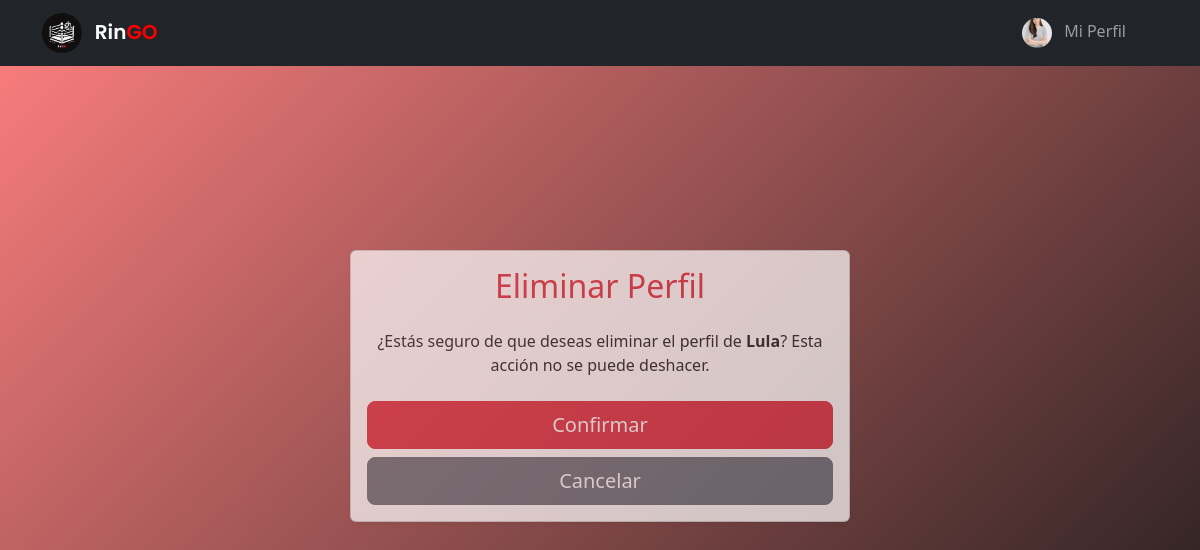
The app's page /perfil/eliminar/28/ (signed in) with its own data.
### usuarios/models.py (models this page shows, shortened)
class Perfil(models.Model):
    user = models.OneToOneField(User, on_delete=models.CASCADE)
    nombre_perfil = models.CharField(max_length=100)
    fecha_nacimiento = models.DateField(null=True, blank=True)
    peso = models.DecimalField(
        max_digits=5,
        decimal_places=2,
        validators=[MinValueValidator(0.1)],
        null=True,
        blank=True,
    )
    deporte = models.CharField(
        max_length=50, choices=[("boxeo", "Boxeo"), ("kickboxing", "Kickboxing")]
    )
    foto = models.ImageField(upload_to="perfil_fotos/", blank=True, null=True)
    genero = models.CharField(
        max_length=20,
        choices=[
            ("masculino", "Masculino"),
            ("femenino", "Femenino"),
            ("prefiero no decir", "Prefiero no decir"),
        ],
        default="otro",
    )

### usuarios/views.py (the view)
class PerfilDeleteView(LoginRequiredMixin, DeleteView):
    model = Perfil
    template_name = "perfil/perfil_confirm_delete.html"
    success_url = reverse_lazy("crear_perfil")

### templates/perfil/perfil_confirm_delete.html (shortened to what this page needs)
{% extends "_base.html" %}
{% block content %}
<div class="container d-flex justify-content-center align-items-center eliminar-card" style="min-height: 80vh;">
  <div class="card shadow-sm" style="width: 100%; max-width: 500px;opacity: 0.7;">
    <div class="card-body text-center">
      <h2 class="card-title text-danger mb-4">Eliminar Perfil</h2>
      <p class="card-text">
        ¿Estás seguro de que deseas eliminar el perfil de <strong>{{ perfil.nombre_perfil }}</strong>? Esta acción no se puede deshacer.
      </p>
      <form method="post" class="mt-4">
        <button type="submit" class="btn btn-danger btn-lg w-100 mb-2">Confirmar</button>
        <a href="{% url 'ver_perfil' perfil.id %}" class="btn btn-secondary btn-lg w-100">Cancelar</a>
      </form>
    </div>
  </div>
</div>
{% endblock %}

### templates/_base.html (shortened to what this page needs)
{% load static %}
<!DOCTYPE html>
<html lang="en">
	<head>
		<link rel="stylesheet" href="{% static 'css/style.css' %}" />
		<link
			href="https://cdn.jsdelivr.net/npm/bootstrap@5.3.0/dist/css/bootstrap.min.css"
			rel="stylesheet"
		/>
	</head>
	<body>
<nav class="navbar navbar-expand-lg navbar-dark bg-dark">
    <div class="container">
        <div class="d-flex align-items-center">
            <a class="navbar-brand" href="{% url 'home' %}">
                <img
                    src="{% static 'img/ringo_logo.png' %}"
                    alt="RinGo Logo"
                    class="rounded-circle"
                    style="width: 40px; height: 40px; object-fit: contain;" />
                <span class='ms-2'>Rin<span style='color:red;'>GO</span></span>
            </a>
        </div>
        <div class="collapse navbar-collapse" id="navbarSupportedContent">
            <ul class="navbar-nav ms-auto mb-2 mb-lg-0">
                {% if user.is_authenticated %}
                    <li class="nav-item me-4">
                        <a class="nav-link" href="{% url 'perfil_redireccion' %}">
                            {% if perfil and perfil.foto %}
                                <img
                                    src="{{ perfil.foto.url }}"
                                    alt="Foto de perfil"
                                    class="rounded-circle"
                                    style="width: 30px; height: 30px; object-fit: cover; margin-right: 8px;" />
                            {% else %}
                                <img
                                    src="{% static 'img/default-user.png' %}"
                                    alt="Foto de perfil por defecto"
                                    class="rounded-circle"
                                    style="width: 30px; height: 30px; object-fit: cover; margin-right: 8px;" />
                            {% endif %}
                            Mi Perfil
                        </a>
                    </li>
                {% endif %}
            </ul>
        </div>
    </div>
</nav>
		<div class="container">{% block content %} {% endblock %}</div>
	</body>
</html>

### static/css/style.css (style rules this page uses)
body { min-height: 100vh; background: linear-gradient( 135deg, rgba(255, 0, 0, 0.7), rgba(0, 0, 0, 0.9) ), url('/static/img/background_1.jpg'); background-size: cover; background-position: center; background-repeat: no-repeat; color: white; }
.navbar-brand { font-family: 'Poppins', sans-serif; font-weight: 600; }

### records on screen
Perfil: foto (picture), nombre_perfil "Lula"
